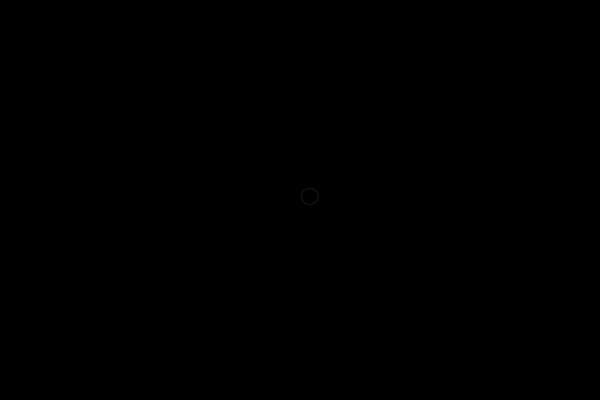
Frame 1 (no input)
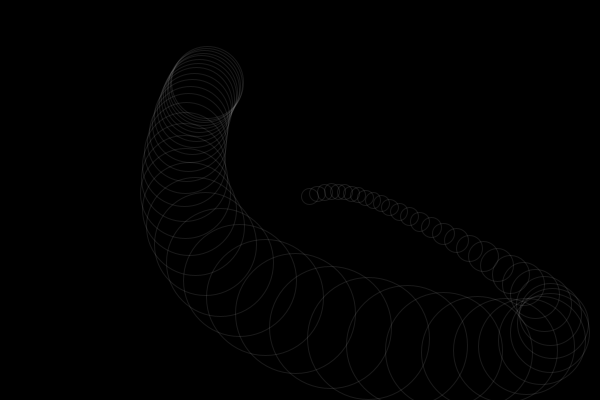
Frame 60 (the mouse pressed at the canvas centre just before this capture)
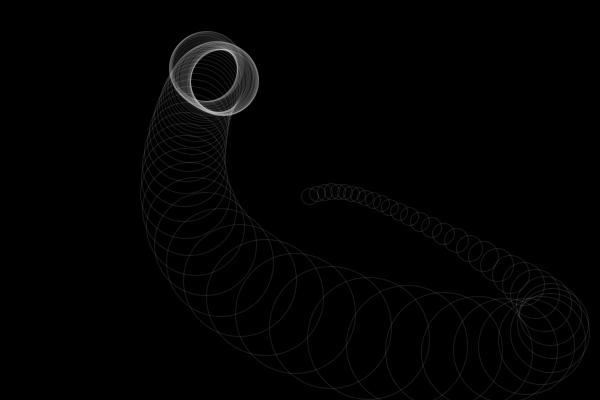
Frame 120 (the mouse held since frame 60 and released just before this capture)

The Processing sketch that drew these frames (run headless with seeded random() and noise(); from frame 60 on, the mouse is pressed at the canvas centre):

// Processing sketch: processing_8406
// ── processing_8406.pde

/*
Deep Lorenz

Processing sketch by June-Hao Hou, DDes
Copyright (c) 2009

Prepared for Interaction Design course at NCTU-Architecture, Hsinchu

Original concept from Jared Tarbell's Lorenz Deep in Flash MX
  http://levitated.net/daily/levDeepLorenz.html

Additional information about Lorenz Attractor:
  http://levitated.net/daily/levLorenzAttractor.html

This program is free software; you can redistribute it and/or modify it 
under the terms of the GNU General Public License as published by the Free 
Software Foundation.
*/

PVector field;         // center field in stage
float x0, y0, z0;      // initial starting point- can be nearly anything.
float h, a, b, c, n;   // Lorenz constants - do not change.

void setup() {
  size(600, 400);
  background(0);
  noFill();
  smooth();
  
  field = new PVector(width/2, height * 0.4);

  x0 = (random(50) - 25) / 2;
  y0 = 1;
  z0 = random(50) / 2;

  h = 0.01;
  a = 10.0;
  b = 28.0;
  c = 8.0 / 3.0;
  n = 0;
}

void draw() {
    // transformation equations
    float x1 = x0 +h * a * (y0 - x0);
    float y1 = y0 + h * (x0 * (b - z0) - y0);
    float z1 = z0 + h * (x0 * y0 - c * z0);
    // scale from last point to new point
    stroke(255, 25);
    ellipse(y0*10 + field.x, x0*10 + field.y, 50*z0*5 / 100, 50*z0*5 / 100);
    // solution becomes next seed
    x0 = x1;
    y0 = y1;
    z0 = z1;
    //println((y0*10 + field.x) + " " + (x0*10 + field.y) + " " + z0*2);
}
